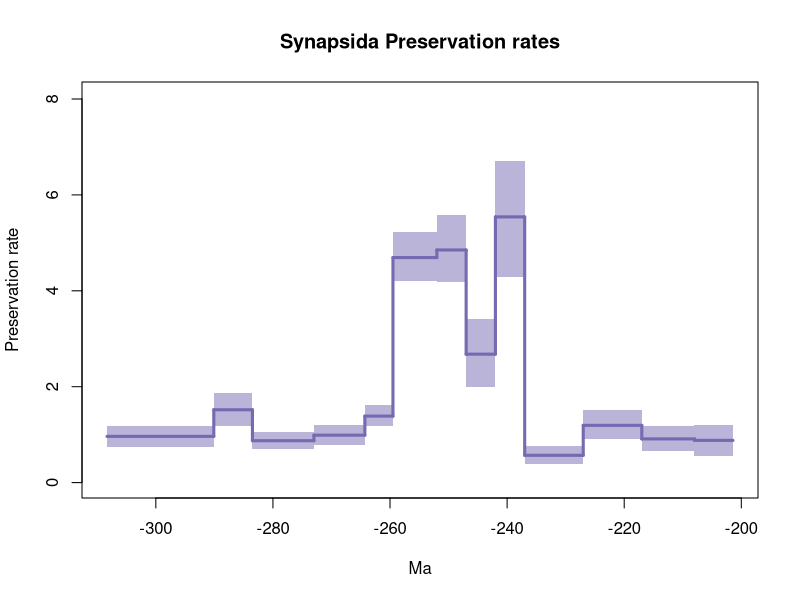

Source code (R):
library(scales)


pdf(file='C:/Users/SimoesLabAdmin/Documents/BDNN_Arielli/synapsida/pyrate_mcmc_logs/RJMCMC_NoPreds/synapsida_pyrate_1_Grj_mcmc_RTT_Qrates.pdf', width=0.6*9, height=0.6*7)

age = c(-308.33443724808694, -290.1)
Q_mean = 0.9635845939633028
Q_hpd_m = 0.7502181327898316
Q_hpd_M = 1.1746652474643307
plot(age,age,type = 'n', ylim = c(0, 8.033087648658995), xlim = c(-308.33443724808694,-201.4254105884459), ylab = 'Preservation rate', xlab = 'Ma',main='Synapsida Preservation rates' )
segments(x0=age[1], y0 = Q_mean, x1 = age[2], y1 = Q_mean, col = "#756bb1", lwd=3)
polygon( c(age, rev(age)), c(Q_hpd_m, Q_hpd_m, Q_hpd_M, Q_hpd_M), col = alpha("#756bb1",0.5), border = NA)
age = c(-290.1, -283.5)
Q_mean = 1.5190960626396373
Q_hpd_m = 1.1841021188784895
Q_hpd_M = 1.8698513331919213
segments(x0=age[1], y0 = 0.9635845939633028, x1 = age[1], y1 = Q_mean, col = "#756bb1", lwd=3)
segments(x0=age[1], y0 = Q_mean, x1 = age[2], y1 = Q_mean, col = "#756bb1", lwd=3)
polygon( c(age, rev(age)), c(Q_hpd_m, Q_hpd_m, Q_hpd_M, Q_hpd_M), col = alpha("#756bb1",0.5), border = NA)
age = c(-283.5, -273.0)
Q_mean = 0.874158134521711
Q_hpd_m = 0.7076777238111414
Q_hpd_M = 1.0517004114494617
segments(x0=age[1], y0 = 1.5190960626396373, x1 = age[1], y1 = Q_mean, col = "#756bb1", lwd=3)
segments(x0=age[1], y0 = Q_mean, x1 = age[2], y1 = Q_mean, col = "#756bb1", lwd=3)
polygon( c(age, rev(age)), c(Q_hpd_m, Q_hpd_m, Q_hpd_M, Q_hpd_M), col = alpha("#756bb1",0.5), border = NA)
age = c(-273.0, -264.3)
Q_mean = 0.9885689652208044
Q_hpd_m = 0.7872840296954504
Q_hpd_M = 1.1990737802453162
segments(x0=age[1], y0 = 0.874158134521711, x1 = age[1], y1 = Q_mean, col = "#756bb1", lwd=3)
segments(x0=age[1], y0 = Q_mean, x1 = age[2], y1 = Q_mean, col = "#756bb1", lwd=3)
polygon( c(age, rev(age)), c(Q_hpd_m, Q_hpd_m, Q_hpd_M, Q_hpd_M), col = alpha("#756bb1",0.5), border = NA)
age = c(-264.3, -259.5)
Q_mean = 1.3861173935755102
Q_hpd_m = 1.17213660114016
Q_hpd_M = 1.628142058583786
segments(x0=age[1], y0 = 0.9885689652208044, x1 = age[1], y1 = Q_mean, col = "#756bb1", lwd=3)
segments(x0=age[1], y0 = Q_mean, x1 = age[2], y1 = Q_mean, col = "#756bb1", lwd=3)
polygon( c(age, rev(age)), c(Q_hpd_m, Q_hpd_m, Q_hpd_M, Q_hpd_M), col = alpha("#756bb1",0.5), border = NA)
age = c(-259.5, -252.0)
Q_mean = 4.692484200182026
Q_hpd_m = 4.194751876774272
Q_hpd_M = 5.223263558709211
segments(x0=age[1], y0 = 1.3861173935755102, x1 = age[1], y1 = Q_mean, col = "#756bb1", lwd=3)
segments(x0=age[1], y0 = Q_mean, x1 = age[2], y1 = Q_mean, col = "#756bb1", lwd=3)
polygon( c(age, rev(age)), c(Q_hpd_m, Q_hpd_m, Q_hpd_M, Q_hpd_M), col = alpha("#756bb1",0.5), border = NA)
age = c(-252.0, -247.0)
Q_mean = 4.851023634193516
Q_hpd_m = 4.178707158640268
Q_hpd_M = 5.571540140059456
segments(x0=age[1], y0 = 4.692484200182026, x1 = age[1], y1 = Q_mean, col = "#756bb1", lwd=3)
segments(x0=age[1], y0 = Q_mean, x1 = age[2], y1 = Q_mean, col = "#756bb1", lwd=3)
polygon( c(age, rev(age)), c(Q_hpd_m, Q_hpd_m, Q_hpd_M, Q_hpd_M), col = alpha("#756bb1",0.5), border = NA)
age = c(-247.0, -242.0)
Q_mean = 2.6782187055263864
Q_hpd_m = 1.998996317804786
Q_hpd_M = 3.4180257062961252
segments(x0=age[1], y0 = 4.851023634193516, x1 = age[1], y1 = Q_mean, col = "#756bb1", lwd=3)
segments(x0=age[1], y0 = Q_mean, x1 = age[2], y1 = Q_mean, col = "#756bb1", lwd=3)
polygon( c(age, rev(age)), c(Q_hpd_m, Q_hpd_m, Q_hpd_M, Q_hpd_M), col = alpha("#756bb1",0.5), border = NA)
age = c(-242.0, -237.0)
Q_mean = 5.540589520467506
Q_hpd_m = 4.290669759852197
Q_hpd_M = 6.712023644322372
segments(x0=age[1], y0 = 2.6782187055263864, x1 = age[1], y1 = Q_mean, col = "#756bb1", lwd=3)
segments(x0=age[1], y0 = Q_mean, x1 = age[2], y1 = Q_mean, col = "#756bb1", lwd=3)
polygon( c(age, rev(age)), c(Q_hpd_m, Q_hpd_m, Q_hpd_M, Q_hpd_M), col = alpha("#756bb1",0.5), border = NA)
age = c(-237.0, -227.0)
Q_mean = 0.5689908704876788
Q_hpd_m = 0.3906523622317331
Q_hpd_M = 0.7639519967859656
segments(x0=age[1], y0 = 5.540589520467506, x1 = age[1], y1 = Q_mean, col = "#756bb1", lwd=3)
segments(x0=age[1], y0 = Q_mean, x1 = age[2], y1 = Q_mean, col = "#756bb1", lwd=3)
polygon( c(age, rev(age)), c(Q_hpd_m, Q_hpd_m, Q_hpd_M, Q_hpd_M), col = alpha("#756bb1",0.5), border = NA)
age = c(-227.0, -217.0)
Q_mean = 1.193578678945647
Q_hpd_m = 0.9130506006487509
Q_hpd_M = 1.5212959432450193
segments(x0=age[1], y0 = 0.5689908704876788, x1 = age[1], y1 = Q_mean, col = "#756bb1", lwd=3)
segments(x0=age[1], y0 = Q_mean, x1 = age[2], y1 = Q_mean, col = "#756bb1", lwd=3)
polygon( c(age, rev(age)), c(Q_hpd_m, Q_hpd_m, Q_hpd_M, Q_hpd_M), col = alpha("#756bb1",0.5), border = NA)
age = c(-217.0, -208.0)
Q_mean = 0.9109635303423045
Q_hpd_m = 0.655956272034173
Q_hpd_M = 1.171021274878071
segments(x0=age[1], y0 = 1.193578678945647, x1 = age[1], y1 = Q_mean, col = "#756bb1", lwd=3)
segments(x0=age[1], y0 = Q_mean, x1 = age[2], y1 = Q_mean, col = "#756bb1", lwd=3)
polygon( c(age, rev(age)), c(Q_hpd_m, Q_hpd_m, Q_hpd_M, Q_hpd_M), col = alpha("#756bb1",0.5), border = NA)
age = c(-208.0, -201.4254105884459)
Q_mean = 0.8802023831040806
Q_hpd_m = 0.5579473193157061
Q_hpd_M = 1.206466317048694
segments(x0=age[1], y0 = 0.9109635303423045, x1 = age[1], y1 = Q_mean, col = "#756bb1", lwd=3)
segments(x0=age[1], y0 = Q_mean, x1 = age[2], y1 = Q_mean, col = "#756bb1", lwd=3)
polygon( c(age, rev(age)), c(Q_hpd_m, Q_hpd_m, Q_hpd_M, Q_hpd_M), col = alpha("#756bb1",0.5), border = NA)
n <- dev.off()